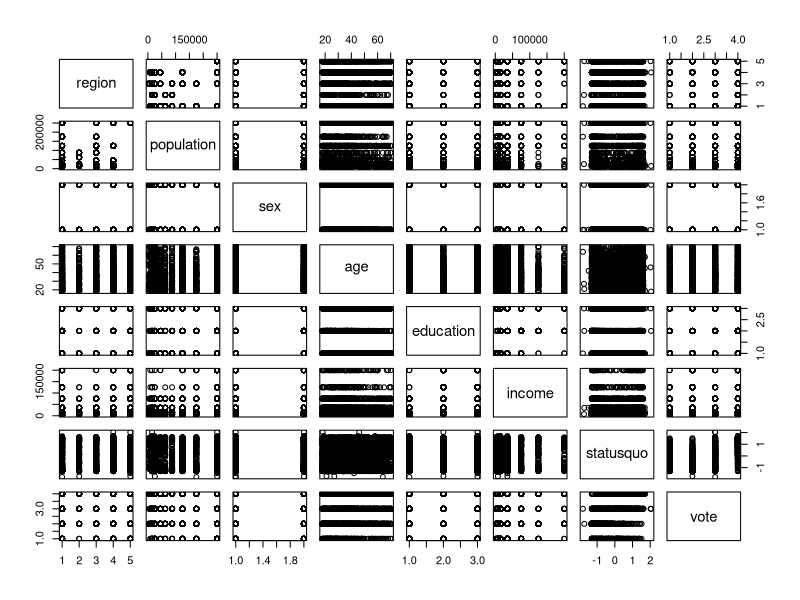

The R script that drew this image: (Note: this script raises an error after producing the figure.)
# Tarea 2: Lab 02 Data Management en R

#instalar y cargar el paquete "car"
install.packages("car")
help(package="car")
library(car)
library(data.table)

#cargar los datos preinstalados "Chile"
?Chile
Chile
plebicito<-Chile

plot(Chile)

# 0. ¿De qué clase es el objeto Chile?

class(Chile)

# 1. ¿De qué clase es cada variable?

class(Chile$population)

apply(Chile,FUN=class,MARGIN = 2)

str(Chile)

# 2. Cree una nueva variable que se llame income1000, que sea igual al ingreso en miles de pesos

Chile$income1000<- Chile$income/1000
class(Chile)

# 3. Cuente cuántas personas votaron por el si, y cuántas por el no

table(Chile$vote)

# 4. Cree un nuevo objeto tipo data.table en base al objeto Chile, que se llame Chile2

Chile2<-data.table(Chile)

# 5. Borre la variable statusquo
Chile2<-Chile2[,.(region,population,sex,education,income1000)]
Chile2[,statusquo:=NULL]

# 7. Cree una nueva variable de ingreso per cápita
  # 7.1. Reemplace los NAs de income por ceros
table(is.na(Chile2$income))

Chile2[is.na(income),income:=0]

# 8. Cree una variable que tenga un 1 si age>65 y 0 en el caso contrario
str(Chile2)
Chile2[age>65, Viejitos:=1]
Chile2[is.na(Viejitos), Viejitos:=0]
Chile2[age>65,]$Viejitos<-1

Chile2$Viejitos2<-as.numeric(Chile2$age>65)

# 9. Cree un nuevo objeto que muestre los valores promedio de ingreso y edad por region y sexo
#     Nota: Si tiene observaciones con NA, por qué es esto? Cómo lo arreglamos?

# ObjetoDataTable[<cosas por filas aqui>,<cosas por columnas>,<by>]

Chile2[,.(Prom_ingreso=mean(income,na.rm = T),Prom_edad=mean(age,na.rm = T)),by=.(region,sex)]

by(Chile2$income,Chile2[,c("region","sex")],FUN = mean)

mean(Chile2[region=="SA" & sex=="M",age],na.rm = TRUE)



#10. loops: Solo para propósitos demostrativos, no entra en la tarea!

for(i in 1:10){
  print(paste("Estoy contando de 1 en 1 al 10, y voy en el", i))
  Sys.sleep(3)
}


regiones<-names(table(Chile$region))
sexo<-names(table(Chile$sex))

Chile2<-data.table(Chile)
for(r in 1:length(regiones)){
  for(s in 1:length(sexo)){
    prom.inc<-Chile2[region==regiones[r] & sex==sexo[s],mean(income,na.rm = T)]
    prom.age<-Chile2[region==regiones[r] & sex==sexo[s],mean(age,na.rm = T)]
    plot(Chile2[region==regiones[r] & sex==sexo[s],.(age,income)])
    title(main = paste("Region", regiones[r], "y Sexo", sexo[s]),sub = paste("Ingreso Promedio:", prom.inc, "| Edad Promedio:", prom.age))
    abline(h = prom.inc, col='red')
    abline(v = prom.age, col='blue')
    Sys.sleep(2)
  }
}